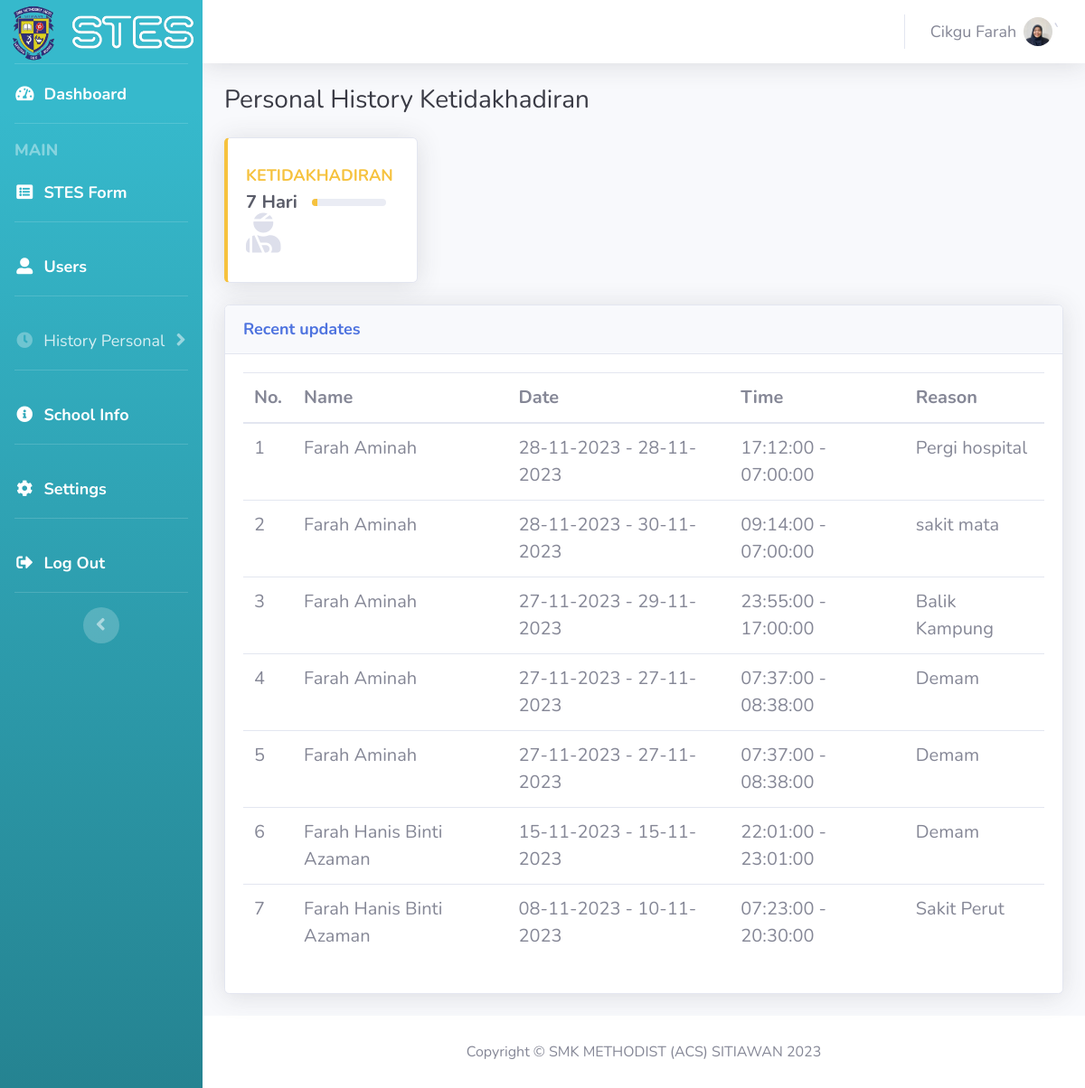
The page /absent_personal.php (signed in) on the database its author committed.
### tables this page shows
CREATE TABLE `applicants` (
  `form_id` int NOT NULL,
  `user_id` int NOT NULL,
  `name` varchar(255) DEFAULT NULL,
  `existence` varchar(255) NOT NULL,
  `program_name` varchar(255) DEFAULT '-',
  `location` varchar(255) DEFAULT '-',
  `reason` varchar(255) DEFAULT '-',
  `organizer` varchar(255) DEFAULT '-',
  `time_leave` time NOT NULL,
  `time_back` time NOT NULL,
  `start_date` date NOT NULL,
  `final_date` date NOT NULL,
  `evidence` varchar(255) DEFAULT '-',
  `leave_type` varchar(200) DEFAULT '-'
);

### count_personal_existences.php (called while the page is built, shortened)
<?php
require_once "config.php";
$user_id = $_SESSION['user_id'];
$countAbsentQuery = "SELECT COUNT(*) as absent_personal_count
              FROM applicants
              WHERE existence = 'Absent' AND user_id = :user_id";
$countAbsentStmt = $conn->prepare($countAbsentQuery);
$countAbsentStmt->bindParam(':user_id', $user_id, PDO::PARAM_INT);
$countAbsentStmt->execute();
$countAbsentResult = $countAbsentStmt->fetch(PDO::FETCH_ASSOC);
$absent_personal_count = $countAbsentResult['absent_personal_count'];
?>

### absent_personal.php (the view, shortened to what this page needs)
<?php
$username = $_SESSION['username'];
$pic = $_SESSION['pic'];
require_once "config.php";
include "count_personal_existences.php";
$user_id = $_SESSION['user_id'];
$query = "SELECT applicants.name, DATE_FORMAT(applicants.start_date, '%d-%m-%Y') AS start_date,
                 DATE_FORMAT(applicants.final_date, '%d-%m-%Y') AS final_date,
                 applicants.time_leave,
                 applicants.time_back,
                 applicants.reason
          FROM applicants
          JOIN users ON applicants.user_id = users.user_id
          WHERE applicants.existence = 'Absent' AND applicants.user_id = :user_id
          ORDER BY applicants.start_date DESC, applicants.time_leave DESC";
$stmt = $conn->prepare($query);
$stmt->bindParam(':user_id', $user_id, PDO::PARAM_INT);
$stmt->execute();
$result = $stmt->fetchAll(PDO::FETCH_ASSOC);
$teachers = array();
foreach ($result as $row) {
    $teachers[] = $row;
}
?>
<!DOCTYPE html>
<html lang="en">
<head>
    <link href="vendor/fontawesome-free/css/all.min.css" rel="stylesheet" type="text/css">
    <link href="css/sb-admin-2.min.css" rel="stylesheet">
</head>
<body id="page-top">
    <div id="wrapper">
        <ul class="navbar-nav bg-gradient-info sidebar sidebar-dark accordion" id="accordionSidebar">
            <a class="sidebar-brand d-flex align-items-center justify-content-center" href="index.php">
                <div class="sidebar-brand-icon">
                    <img src="img/LogoSek.png" alt="logoSekolah" style="height: 70px; width: auto;">
                </div>
                <span><img src="img/logoSTES_white.png" alt="logoStes" style="height: auto; width: 150px;"></span><br><br>
            </a>
            <hr class="sidebar-divider my-0">
            <li class="nav-item active">
                <a class="nav-link" href="index.php">
                    <i class="fas fa-fw fa-tachometer-alt" style="font-size: 18px;"></i>
                    <span style="font-size: 18px;">Dashboard</span></a>
            </li>
            <hr class="sidebar-divider">
            <div class="sidebar-heading" style="font-size: 18px;">
                MAIN
            </div>
            <li class="nav-item active">
                <a class="nav-link" href="stes_form.php">
                    <i class="fas fa-fw fa-list-alt" style="font-size: 18px;"></i>
                    <span style="font-size: 18px;">STES Form</span>
                </a>
            </li>
            <hr class="sidebar-divider">
            <li class="nav-item active">
                <a class="nav-link" href="users.php">
                    <i class="fas fa-fw fa-user-alt" style="font-size: 18px;"></i>
                    <span style="font-size: 18px;">Users</span>
                </a>
            <hr class="sidebar-divider">
            </li>
            <li class="nav-item">
                <a class="nav-link collapsed" href="users.php" data-toggle="collapse" data-target="#collapseUsers"
                    aria-expanded="true" aria-controls="collapseUsers">
                    <i class="fas fa-fw fa-clock" style="font-size: 18px;"></i>
                    <span style="font-size: 18px;">History Personal</span>
                </a>
            </li>
            <hr class="sidebar-divider">
            <li class="nav-item active">
                <a class="nav-link" href="info.php">
                    <i class="fas fa-fw fa-info-circle" style="font-size: 18px;"></i>
                    <span style="font-size: 18px;">School Info</span>
                </a>
            <hr class="sidebar-divider">
            </li>
            <li class="nav-item active">
                <a class="nav-link" href="settings.php">
                    <i class="fas fa-fw fa-cog" style="font-size: 18px;"></i>
                    <span style="font-size: 18px;">Settings</span>
                </a>
            <hr class="sidebar-divider">
            </li>
            <li class="nav-item active">
                <a class="nav-link" href="#" data-toggle="modal" data-target="#logoutModal">
                    <i class="fas fa-fw fa-sign-out-alt" style="font-size: 18px;"></i>
                    <span style="font-size: 18px;">Log Out</span>
                </a>
            </li>
            <hr class="sidebar-divider d-none d-md-block">
            <div class="text-center d-none d-md-inline">
                <button class="rounded-circle border-0" id="sidebarToggle"></button>
            </div>
        </ul>
        <div id="content-wrapper" class="d-flex flex-column">
            <div id="content">
                <nav class="navbar navbar-expand navbar-light bg-white topbar mb-4 static-top shadow">
                    <ul class="navbar-nav ml-auto">
                        <li class="nav-item dropdown no-arrow">
                            <a class="nav-link dropdown-toggle" href="#" id="userDropdown" role="button"
                                    data-toggle="dropdown" aria-haspopup="true" aria-expanded="false">
                                    <span class="mr-2 d-none d-lg-inline text-gray-600 small" style="font-size: 18px;"><?php echo $username; ?></span>
                                    <img class="img-profile rounded-circle"
                                        src="<?php echo $pic; ?>">
    `                       </a>
                        </li>
                    </ul>
                </nav>
                <div class="container-fluid">
                    <div class="d-sm-flex align-items-center justify-content-between mb-4">
                        <h1 class="h3 mb-0 text-gray-900">Personal History Ketidakhadiran</h1>
                    </div>
                    <div class="row">
                        <div class="col-xl-3 col-md-6 mb-4">
                            <div class="card border-left-warning shadow h-100 py-2">
                                <div class="card-body">
                                    <div class="row no-gutters align-items-center">
                                        <div class="col mr-2">
                                            <div class="text-xs font-weight-bold text-warning text-uppercase mb-1" style="font-size: 18px;">
                                                Ketidakhadiran</div>
                                                <div class="row no-gutters align-items-center">
                                                    <div class="col-auto">
                                                        <div class="h5 mb-0 mr-3 font-weight-bold text-gray-800"><?php echo $absent_personal_count . " Hari"; ?></div>
                                                    </div>
                                                    <div class="col">
                                                        <div class="progress progress-sm mr-2">
                                                            <div class="progress-bar bg-warning" role="progressbar"
                                                                style="width: <?php echo $absent_personal_count; ?>%" aria-valuenow="50" aria-valuemin="0"
                                                                aria-valuemax="100"></div>
                                                        </div>
                                                    </div>
                                                </div>
                                        </div>
                                        <div class="col-auto">
                                            <i class="fas fa-user-injured fa-2x text-gray-300"></i>
                                        </div>
                                    </div>
                                </div>
                            </div>
                        </div>
                    </div>
                    <div class="row">
                        <div class="col-xl-8 col-xl-12">
                            <div class="card shadow mb-4">
                                <div
                                    class="card-header py-3 d-flex flex-row align-items-center justify-content-between">
                                    <h6 class="m-0 font-weight-bold text-primary" style="font-size: 18px;">Recent updates</h6>
                                </div>
                                <div class="card-body" style="font-size: 20px;">
                                    <div class="table-responsive">
                                        <table id="teachers" class="table">
                                            <thead>
                                            <tr>
                                                <th scope="col">No.</th>
                                                <th scope="col">Name</th>
                                                <th scope="col">Date</th>
                                                <th scope="col">Time</th>
                                                <th scope="col">Reason</th>
                                            </tr>
                                            </thead>
                                            <tbody>
                                            <?php foreach ($teachers as $index => $teacher): ?>
                                                <tr>
                                                    <td><?php echo $index + 1; ?></td>
                                                    <td><?php echo $teacher['name']; ?></td>
                                                    <td><?php echo $teacher['start_date'] . ' - ' . $teacher['final_date']; ?></td>
                                                    <td><?php echo $teacher['time_leave'] . ' - ' . $teacher['time_back']; ?></td>
                                                    <td><?php echo $teacher['reason']; ?></td>
                                                </tr>
                                            <?php endforeach; ?>
                                            </tbody>
                                        </table>
                                    </div>
                                </div>
                            </div>
                        </div>
                    </div>
                </div>
            </div>
            <footer class="sticky-footer bg-white">
                <div class="container my-auto">
                    <div class="copyright text-center my-auto">
                        <span style="font-size: 16px;">Copyright &copy; SMK METHODIST (ACS) SITIAWAN 2023</span>
                    </div>
                </div>
            </footer>
        </div>
    </div>
</body>
</html>

### rows shown on the page
applicants: name "Farah Aminah", start_date "28-11-2023", final_date "28-11-2023", time_leave "17:12:00", time_back "07:00:00", reason "Pergi hospital"
applicants: name "Farah Aminah", start_date "28-11-2023", final_date "30-11-2023", time_leave "09:14:00", time_back "07:00:00", reason "sakit mata"
applicants: name "Farah Aminah", start_date "27-11-2023", final_date "29-11-2023", time_leave "23:55:00", time_back "17:00:00", reason "Balik Kampung"
applicants: name "Farah Aminah", start_date "27-11-2023", final_date "27-11-2023", time_leave "07:37:00", time_back "08:38:00", reason "Demam"
applicants: name "Farah Aminah", start_date "27-11-2023", final_date "27-11-2023", time_leave "07:37:00", time_back "08:38:00", reason "Demam"
applicants: name "Farah Hanis Binti Azaman", start_date "15-11-2023", final_date "15-11-2023", time_leave "22:01:00", time_back "23:01:00", reason "Demam"
applicants: name "Farah Hanis Binti Azaman", start_date "08-11-2023", final_date "10-11-2023", time_leave "07:23:00", time_back "20:30:00", reason "Sakit Perut"

### other values the page prints
$username "Cikgu Farah"
$absent_personal_count "7"
